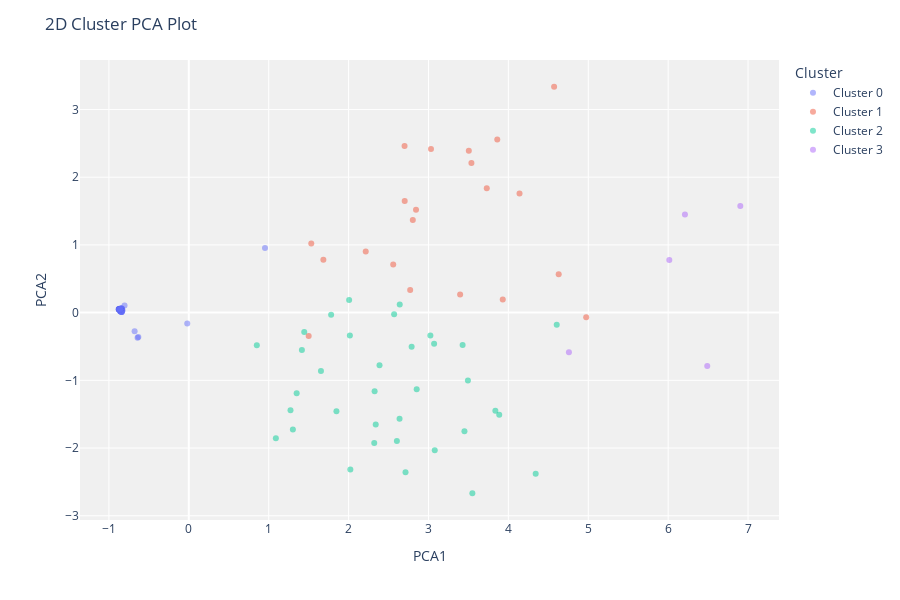
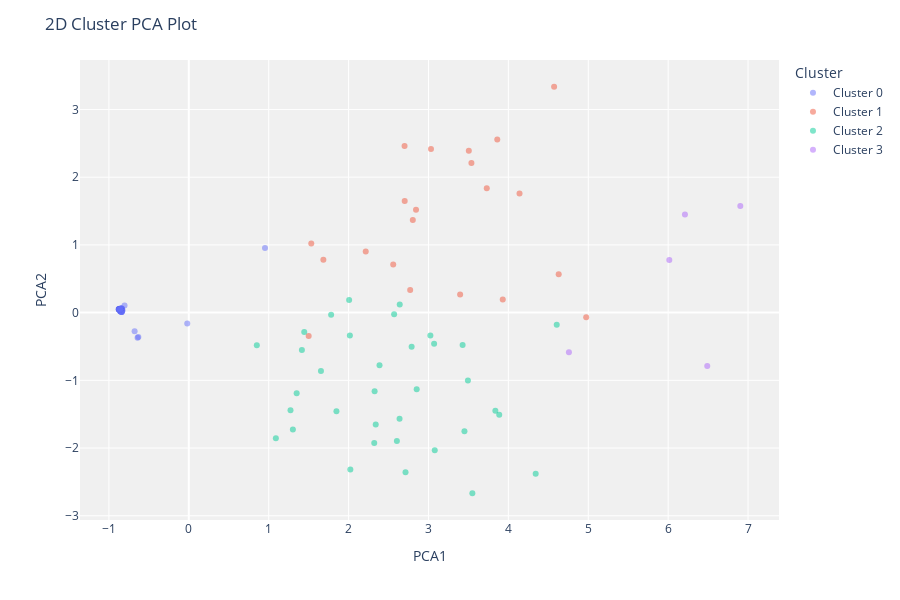

Notebook code for these charts, in order:
### Code cell
evaluate_model(kmeans)

### Figure 1 — Plotly figure (JSON) as saved in the notebook; plotly's stock layout.template omitted (floating-point values rounded to 4 significant figures; data arrays with more than 128 entries replaced by an {"elided": "..."} marker saying what was removed)
{"data": [{"customdata": {"elided": "219x1 null values"}, "hovertemplate": "Cluster=Cluster 0<br>PCA1=%{x}<br>PCA2=%{y}<br>Feature=%{customdata[0]}<extra></extra>", "legendgroup": "Cluster 0", "marker": {"color": "#636efa", "opacity": 0.5, "symbol": "circle"}, "mode": "markers", "name": "Cluster 0", "orientation": "v", "showlegend": true, "textposition": "top center", "type": "scatter", "x": {"elided": "219 float values"}, "xaxis": "x", "y": {"elided": "219 float values"}, "yaxis": "y"}, {"customdata": [[null], [null], [null], [null], [null], [null], [null], [null], [null], [null], [null], [null], [null], [null], [null], [null], [null], [null], [null], [null], [null]], "hovertemplate": "Cluster=Cluster 1<br>PCA1=%{x}<br>PCA2=%{y}<br>Feature=%{customdata[0]}<extra></extra>", "legendgroup": "Cluster 1", "marker": {"color": "#EF553B", "opacity": 0.5, "symbol": "circle"}, "mode": "markers", "name": "Cluster 1", "orientation": "v", "showlegend": true, "textposition": "top center", "type": "scatter", "x": [2.559, 2.215, 4.14, 4.63, 4.974, 3.031, 3.73, 2.771, 3.861, 1.533, 2.701, 3.537, 3.505, 2.844, 1.5, 3.396, 3.93, 4.573, 2.804, 2.703, 1.684], "xaxis": "x", "y": [0.7091, 0.9031, 1.758, 0.5666, -0.0673, 2.416, 1.836, 0.334, 2.556, 1.021, 2.462, 2.211, 2.388, 1.52, -0.3453, 0.2676, 0.1954, 3.335, 1.369, 1.646, 0.7792], "yaxis": "y"}, {"customdata": [[null], [null], [null], [null], [null], [null], [null], [null], [null], [null], [null], [null], [null], [null], [null], [null], [null], [null], [null], [null], [null], [null], [null], [null], [null], [null], [null], [null], [null], [null], [null], [null], [null], [null], [null]], "hovertemplate": "Cluster=Cluster 2<br>PCA1=%{x}<br>PCA2=%{y}<br>Feature=%{customdata[0]}<extra></extra>", "legendgroup": "Cluster 2", "marker": {"color": "#00cc96", "opacity": 0.5, "symbol": "circle"}, "mode": "markers", "name": "Cluster 2", "orientation": "v", "showlegend": true, "textposition": "top center", "type": "scatter", "x": [3.837, 1.303, 3.024, 3.079, 2.321, 4.605, 2.387, 2.34, 0.8515, 3.549, 3.886, 3.494, 2.64, 1.781, 2.605, 1.273, 1.445, 3.07, 1.09, 2.007, 3.427, 1.35, 2.789, 3.45, 1.654, 4.342, 2.016, 1.848, 2.638, 2.326, 1.416, 2.853, 2.022, 2.713, 2.57], "xaxis": "x", "y": [-1.451, -1.726, -0.3376, -2.032, -1.924, -0.1806, -0.7781, -1.652, -0.4827, -2.668, -1.51, -1.004, 0.1187, -0.03137, -1.898, -1.44, -0.2864, -0.46, -1.855, 0.1853, -0.4769, -1.191, -0.5051, -1.754, -0.8628, -2.379, -0.3378, -1.457, -1.566, -1.163, -0.5507, -1.131, -2.318, -2.359, -0.02606], "yaxis": "y"}, {"customdata": [[null], [null], [null], [null], [null]], "hovertemplate": "Cluster=Cluster 3<br>PCA1=%{x}<br>PCA2=%{y}<br>Feature=%{customdata[0]}<extra></extra>", "legendgroup": "Cluster 3", "marker": {"color": "#ab63fa", "opacity": 0.5, "symbol": "circle"}, "mode": "markers", "name": "Cluster 3", "orientation": "v", "showlegend": true, "textposition": "top center", "type": "scatter", "x": [4.758, 6.015, 6.903, 6.21, 6.49], "xaxis": "x", "y": [-0.586, 0.7764, 1.575, 1.448, -0.7874], "yaxis": "y"}], "layout": {"height": 600, "legend": {"title": {"text": "Cluster"}, "tracegroupgap": 0}, "margin": {"t": 60}, "plot_bgcolor": "rgb(240,240,240)", "title": {"text": "2D Cluster PCA Plot"}, "xaxis": {"anchor": "y", "domain": [0, 1], "title": {"text": "PCA1"}}, "yaxis": {"anchor": "x", "domain": [0, 1], "title": {"text": "PCA2"}}}}

### Figure 2 — Plotly figure (JSON) as saved in the notebook; plotly's stock layout.template omitted (floating-point values rounded to 4 significant figures; data arrays with more than 128 entries replaced by an {"elided": "..."} marker saying what was removed)
{"data": [{"customdata": {"elided": "219x1 null values"}, "hovertemplate": "Cluster=Cluster 0<br>PCA1=%{x}<br>PCA2=%{y}<br>Feature=%{customdata[0]}<extra></extra>", "legendgroup": "Cluster 0", "marker": {"color": "#636efa", "opacity": 0.5, "symbol": "circle"}, "mode": "markers", "name": "Cluster 0", "orientation": "v", "showlegend": true, "textposition": "top center", "type": "scatter", "x": {"elided": "219 float values"}, "xaxis": "x", "y": {"elided": "219 float values"}, "yaxis": "y"}, {"customdata": [[null], [null], [null], [null], [null], [null], [null], [null], [null], [null], [null], [null], [null], [null], [null], [null], [null], [null], [null], [null], [null]], "hovertemplate": "Cluster=Cluster 1<br>PCA1=%{x}<br>PCA2=%{y}<br>Feature=%{customdata[0]}<extra></extra>", "legendgroup": "Cluster 1", "marker": {"color": "#EF553B", "opacity": 0.5, "symbol": "circle"}, "mode": "markers", "name": "Cluster 1", "orientation": "v", "showlegend": true, "textposition": "top center", "type": "scatter", "x": [2.559, 2.215, 4.14, 4.63, 4.974, 3.031, 3.73, 2.771, 3.861, 1.533, 2.701, 3.537, 3.505, 2.844, 1.5, 3.396, 3.93, 4.573, 2.804, 2.703, 1.684], "xaxis": "x", "y": [0.7091, 0.9031, 1.758, 0.5666, -0.0673, 2.416, 1.836, 0.334, 2.556, 1.021, 2.462, 2.211, 2.388, 1.52, -0.3453, 0.2676, 0.1954, 3.335, 1.369, 1.646, 0.7792], "yaxis": "y"}, {"customdata": [[null], [null], [null], [null], [null], [null], [null], [null], [null], [null], [null], [null], [null], [null], [null], [null], [null], [null], [null], [null], [null], [null], [null], [null], [null], [null], [null], [null], [null], [null], [null], [null], [null], [null], [null]], "hovertemplate": "Cluster=Cluster 2<br>PCA1=%{x}<br>PCA2=%{y}<br>Feature=%{customdata[0]}<extra></extra>", "legendgroup": "Cluster 2", "marker": {"color": "#00cc96", "opacity": 0.5, "symbol": "circle"}, "mode": "markers", "name": "Cluster 2", "orientation": "v", "showlegend": true, "textposition": "top center", "type": "scatter", "x": [3.837, 1.303, 3.024, 3.079, 2.321, 4.605, 2.387, 2.34, 0.8515, 3.549, 3.886, 3.494, 2.64, 1.781, 2.605, 1.273, 1.445, 3.07, 1.09, 2.007, 3.427, 1.35, 2.789, 3.45, 1.654, 4.342, 2.016, 1.848, 2.638, 2.326, 1.416, 2.853, 2.022, 2.713, 2.57], "xaxis": "x", "y": [-1.451, -1.726, -0.3376, -2.032, -1.924, -0.1806, -0.7781, -1.652, -0.4827, -2.668, -1.51, -1.004, 0.1187, -0.03137, -1.898, -1.44, -0.2864, -0.46, -1.855, 0.1853, -0.4769, -1.191, -0.5051, -1.754, -0.8628, -2.379, -0.3378, -1.457, -1.566, -1.163, -0.5507, -1.131, -2.318, -2.359, -0.02606], "yaxis": "y"}, {"customdata": [[null], [null], [null], [null], [null]], "hovertemplate": "Cluster=Cluster 3<br>PCA1=%{x}<br>PCA2=%{y}<br>Feature=%{customdata[0]}<extra></extra>", "legendgroup": "Cluster 3", "marker": {"color": "#ab63fa", "opacity": 0.5, "symbol": "circle"}, "mode": "markers", "name": "Cluster 3", "orientation": "v", "showlegend": true, "textposition": "top center", "type": "scatter", "x": [4.758, 6.015, 6.903, 6.21, 6.49], "xaxis": "x", "y": [-0.586, 0.7764, 1.575, 1.448, -0.7874], "yaxis": "y"}], "layout": {"height": 600, "legend": {"title": {"text": "Cluster"}, "tracegroupgap": 0}, "margin": {"t": 60}, "plot_bgcolor": "rgb(240,240,240)", "title": {"text": "2D Cluster PCA Plot"}, "xaxis": {"anchor": "y", "domain": [0, 1], "title": {"text": "PCA1"}}, "yaxis": {"anchor": "x", "domain": [0, 1], "title": {"text": "PCA2"}}}}
